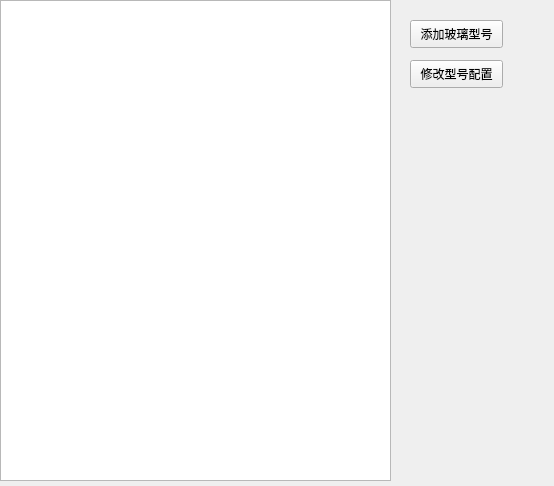
<?xml version="1.0" encoding="UTF-8"?>
<ui version="4.0">
 <class>GlassTypeManageDialog</class>
 <widget class="QWidget" name="GlassTypeManageDialog">
  <property name="geometry">
   <rect>
    <x>0</x>
    <y>0</y>
    <width>554</width>
    <height>486</height>
   </rect>
  </property>
  <property name="windowTitle">
   <string>玻璃型号管理</string>
  </property>
  <widget class="QTableWidget" name="tableWidget">
   <property name="geometry">
    <rect>
     <x>0</x>
     <y>0</y>
     <width>391</width>
     <height>481</height>
    </rect>
   </property>
  </widget>
  <widget class="QPushButton" name="addBtn">
   <property name="geometry">
    <rect>
     <x>410</x>
     <y>20</y>
     <width>93</width>
     <height>28</height>
    </rect>
   </property>
   <property name="text">
    <string>添加玻璃型号</string>
   </property>
  </widget>
  <widget class="QPushButton" name="editBtn">
   <property name="geometry">
    <rect>
     <x>410</x>
     <y>60</y>
     <width>93</width>
     <height>28</height>
    </rect>
   </property>
   <property name="text">
    <string>修改型号配置</string>
   </property>
  </widget>
 </widget>
 <resources/>
 <connections/>
</ui>
